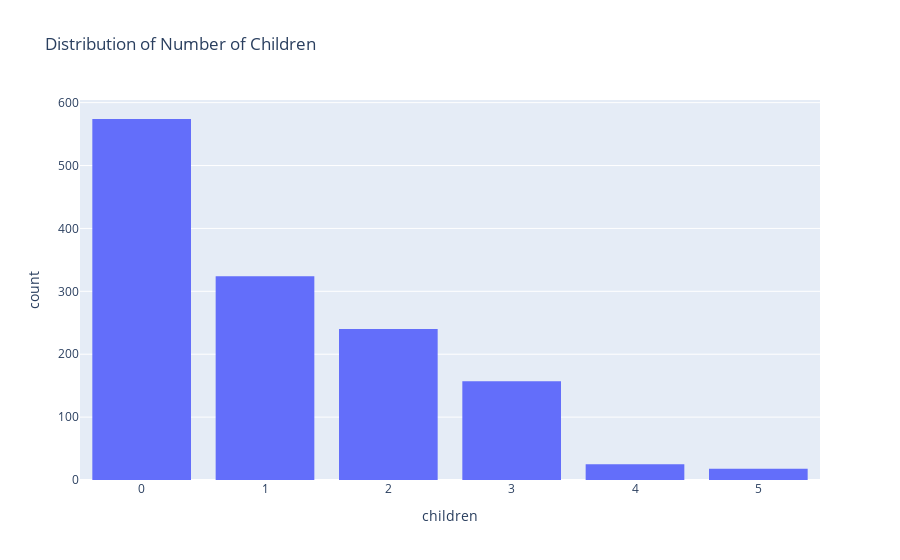

Notebook source saved alongside this figure:
### Code cell
fig = px.histogram(
    medical_df,
    x='children',
    title='Distribution of Number of Children',
)
fig.update_layout(bargap=0.2)
fig.show()

### Figure 1 — Plotly figure (JSON) as saved in the notebook; plotly's stock layout.template omitted (floating-point values rounded to 4 significant figures; data arrays with more than 128 entries replaced by an {"elided": "..."} marker saying what was removed)
{"data": [{"bingroup": "x", "hovertemplate": "children=%{x}<br>count=%{y}<extra></extra>", "legendgroup": "", "marker": {"color": "#636efa", "pattern": {"shape": ""}}, "name": "", "orientation": "v", "showlegend": false, "type": "histogram", "x": {"elided": "1338 int values"}, "xaxis": "x", "yaxis": "y"}], "layout": {"bargap": 0.2, "barmode": "relative", "legend": {"tracegroupgap": 0}, "title": {"text": "Distribution of Number of Children"}, "xaxis": {"anchor": "y", "domain": [0, 1], "title": {"text": "children"}}, "yaxis": {"anchor": "x", "domain": [0, 1], "title": {"text": "count"}}}}
